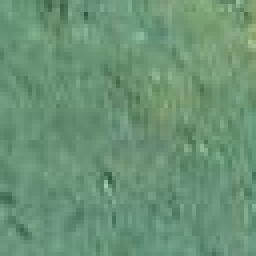
#> input picture REEF_DATASET/EILAT/A01/T03.jpg, 64 x 64 px (shown 4 times larger); its folder holds only this picture in this run
$ jupyter execute --allow-errors tesi.ipynb   (older library calls are emulated)
#> lines starting #> are read from the running program, lines starting #| are printed output that depends on the picture
#> further down, image is the input picture: shape (64, 64, 3); mean B, G, R 117.2, 146.9, 105.8
#> `image_gray = cv2.cvtColor(image, cv2.COLOR_BGR2GRAY)`:
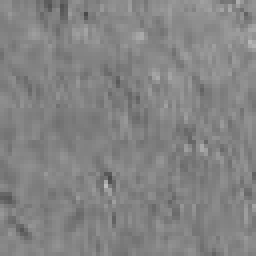
#> image_gray: shape (64, 64) (shown 4 times larger); min 74, max 188, mean 131.3
#> `lbp_image = local_binary_pattern(image_gray, n_points, radius, method=..`:
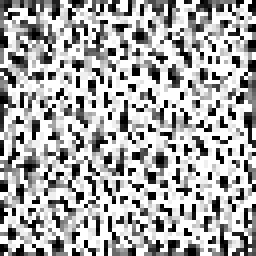
#> lbp_image: shape (64, 64) float64 (shown 4 times larger); min 0, max 17, mean 11.33; drawn with min black and max white
#> `n_bins = int(lbp_image.max() + 1)`: n_bins = 18
#> `lbp_hist, _ = np.histogram(lbp_image.ravel(), density=True, bins=n_bin..`: lbp_hist = 18 values, max 0.39 at index 17, min 0.0156 at index 6, mean 0.0556
# Classificazione dei coralli usando metodi supervisionati e non supervisionati

L'obiettivo di questo progetto è di classificare immagini di coralli in base alle loro caratteristiche utilizzando sia metodi supervisionati che non supervisionati per poi confrontare le prestazioni dei due approcci.

## Introduzione

I coralli sono organismi che vivono in mare e sono molto importanti per la biodiversità e la salute del mare. Avere un sistema per classificare i coralli in base alle loro caratteristiche è molto utile per velocizzare il processo degli specialisti degli oceani, soprattutto se utilizzassimo un modello non supervisionato che eviterebbe il processo di etichettare ogni immagine dei coralli.

# Imports

[cell 1]
import os
import cv2
import matplotlib.pyplot as plt
import numpy as np
import pandas as pd
import seaborn as sns
from skimage.feature import local_binary_pattern
from mahotas.features import haralick
from sklearn.decomposition import PCA
from sklearn.linear_model import LogisticRegression
from sklearn import metrics
from sklearn.metrics import (
    ConfusionMatrixDisplay,
    accuracy_score,
    classification_report,
    confusion_matrix,
)
from sklearn.model_selection import train_test_split
from sklearn.preprocessing import StandardScaler
from tqdm import tqdm

## Estrazione delle feature

In questa sezione trasformiamo le immagini da RGB a livelli di grigio per poi utilizzare l'algoritmo `Gray-Level Co-occurence Matrix` (GLCM) per estrarre le texture feature e memorizzarle in un dataframe.

[cell 2]
train_folder = "REEF_DATASET/EILAT/"
features_list = []         # Lista per le feature
ground_truth_labels_list = [] # lista per le etichette di ground truth

valid_image_extensions = ('.jpg')
# Loop through i numeri delle directory (gli interi da 1 a 8)
#> (the rest of this cell did not finish here and is left out)

$ run again, on REEF_DATASET/EILAT/A01/T13.jpg
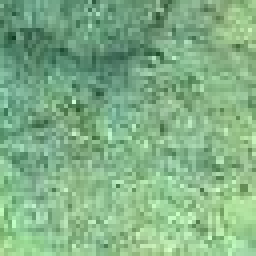
#> input picture REEF_DATASET/EILAT/A01/T13.jpg, 64 x 64 px (shown 4 times larger)
#> image is the input picture: shape (64, 64, 3); mean B, G, R 134.5, 176.6, 129.3
#> `image_gray = cv2.cvtColor(image, cv2.COLOR_BGR2GRAY)`:
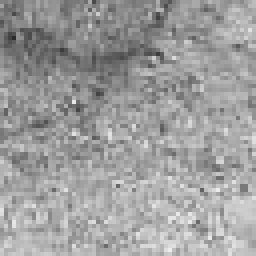
#> image_gray: shape (64, 64) (shown 4 times larger); min 44, max 236, mean 157.7
#> `lbp_image = local_binary_pattern(image_gray, n_points, radius, method=..`:
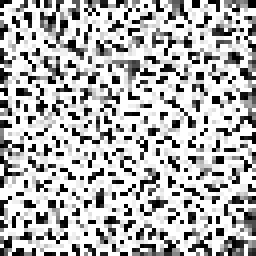
#> lbp_image: shape (64, 64) float64 (shown 4 times larger); min 0, max 17, mean 11.91; drawn with min black and max white
#> n_bins = 18
#> lbp_hist = 18 values, max 0.464 at index 17, min 0.00854 at index 12, mean 0.0556
